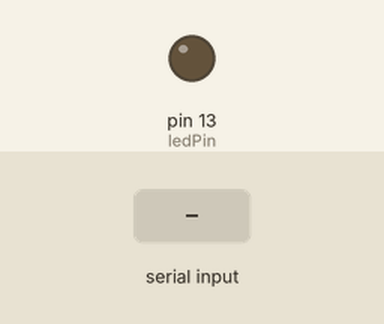
Bench run of a sketch on a simulated Arduino Uno, built with avr-gcc and run on an emulated ATmega328P. Parts: output pins drawn as LEDs (lit = HIGH). The test bench sets the inputs (shaded band).

Above: at 1.2 s.
1.3 s: "ON\n" received over Serial
At 1.8 s:
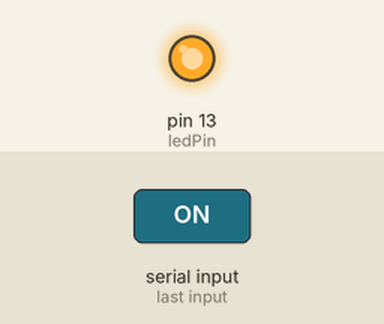
2.8 s: "OFF\n" received over Serial
At 4.2 s:
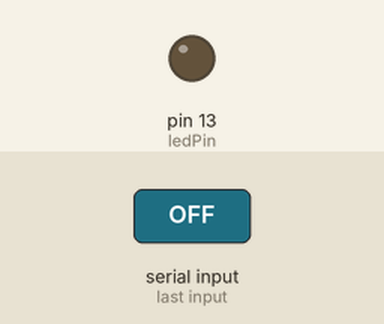
Timing chart, 0 to 5.8 s (numbered marks = the images above; inputs shaded):
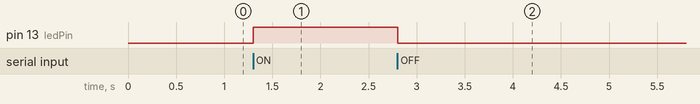

The sketch:

serialOnOff.ino
```cpp
int ledPin = 13;

void setup() {
  pinMode(ledPin, OUTPUT);
  Serial.begin(9600);

}

void loop() {
  if (Serial.available() > 0) {
    String command = Serial.readStringUntil('\n');
    if (command == "ON") {
      digitalWrite(ledPin, HIGH);


    } else if (command == "OFF") {
      digitalWrite(ledPin, LOW);
    }
  }
}
```

Measured:
- after the input at 1.3 s, pin 13 (ledPin): LOW → HIGH at once
- after the input at 2.8 s, pin 13 (ledPin): HIGH → LOW at once
